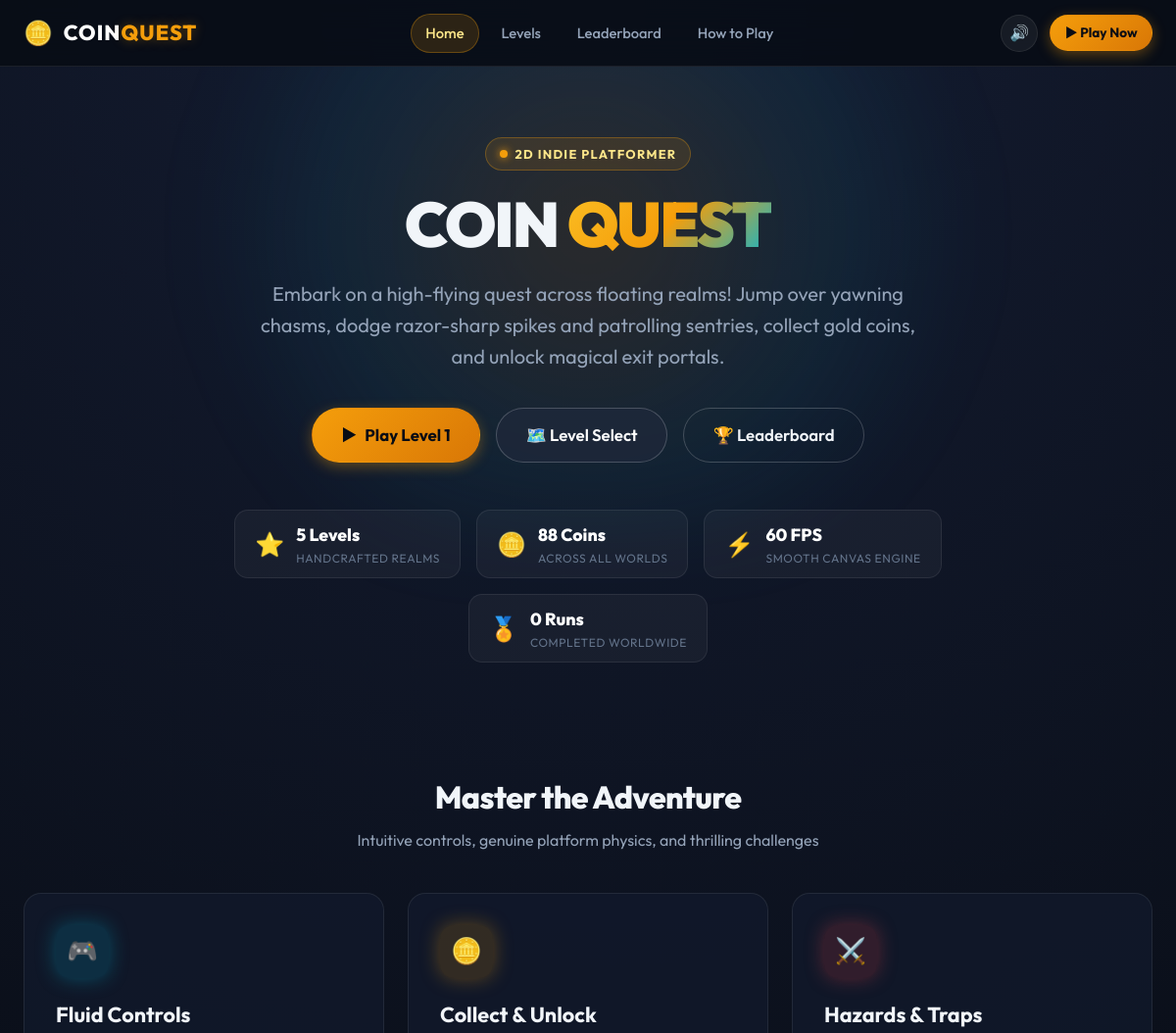
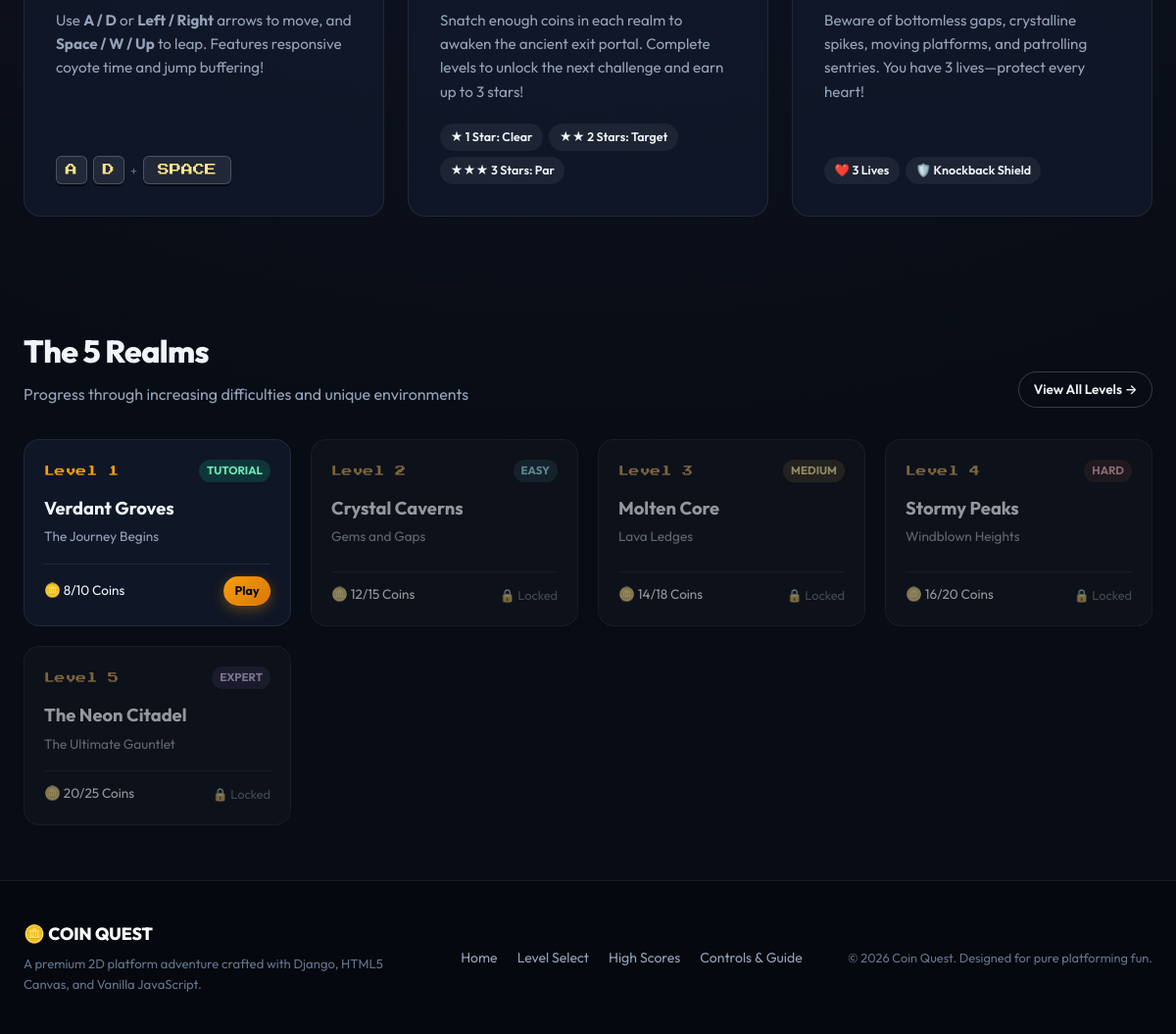
The page / on the database its author committed (2 pictures, top to bottom).
### game/models.py (models this page shows, shortened)
class Level(models.Model):
    DIFFICULTY_CHOICES = [
        ('Tutorial', 'Tutorial'),
        ('Easy', 'Easy'),
        ('Medium', 'Medium'),
        ('Hard', 'Hard'),
        ('Expert', 'Expert'),
    ]
    level_number = models.PositiveIntegerField(unique=True)
    title = models.CharField(max_length=100)
    subtitle = models.CharField(max_length=200, blank=True)
    description = models.TextField(blank=True)
    target_coins = models.PositiveIntegerField(
        default=10,
        help_text="Coins required to open the exit portal."
    )
    total_coins = models.PositiveIntegerField(
        default=15,
        help_text="Total coins placed in this level."
    )
    par_time_seconds = models.PositiveIntegerField(
        default=60,
        help_text="Target completion time in seconds."
    )
    difficulty = models.CharField(
        max_length=20,
        choices=DIFFICULTY_CHOICES,
        default='Easy'
    )
    is_active = models.BooleanField(default=True)
    created_at = models.DateTimeField(auto_now_add=True)
    class Meta:
        ordering = ['level_number']
        verbose_name = 'Level'
        verbose_name_plural = 'Levels'

### game/views.py (the view)
# urls.py: path('', views.home_view, name='home'),
@ensure_csrf_cookie
def home_view(request):
    ensure_default_levels()
    unlocked = get_unlocked_levels(request)
    try:
        levels = list(Level.objects.filter(is_active=True).order_by('level_number'))
        top_scores = list(ScoreRecord.objects.select_related('level').order_by('-score')[:5])
        total_runs = ScoreRecord.objects.count()
    except Exception:
        levels = []
        top_scores = []
        total_runs = 0
    if not levels:
        levels = _get_dummy_levels()
    player_name = 'Adventurer'
    try:
        player_name = request.session.get('player_name', 'Adventurer')
    except Exception:
        pass
    context = {
        'levels': levels,
        'unlocked_levels': unlocked,
        'highest_unlocked': max(unlocked) if unlocked else 1,
        'top_scores': top_scores,
        'total_runs': total_runs,
        'player_name': player_name,
    }
    return render(request, 'game/home.html', context)

### game/views.py (called while the page is built)
def ensure_default_levels():
    try:
        if Level.objects.count() < len(DEFAULT_LEVELS):
            for data in DEFAULT_LEVELS:
                Level.objects.get_or_create(
                    level_number=data['level_number'],
                    defaults=data
                )
    except Exception:
        pass

def get_unlocked_levels(request):
    try:
        unlocked = request.session.get('unlocked_levels')
    except Exception:
        unlocked = None
    if not unlocked or not isinstance(unlocked, list):
        unlocked = [1]
        try:
            request.session['unlocked_levels'] = unlocked
        except Exception:
            pass
    return unlocked

### game/templates/game/home.html (shortened to what this page needs)
{% extends 'game/base.html' %}
{% load static %}
{% block content %}
<section class="hero-section">
  <div class="hero-backdrop"></div>
  <div class="hero-content">
    <div class="hero-badge">
      <span class="badge-dot"></span> 2D INDIE PLATFORMER
    </div>
    <h1 class="hero-title">
      COIN <span class="text-gradient">QUEST</span>
    </h1>
    <p class="hero-subtitle">
      Embark on a high-flying quest across floating realms! Jump over yawning chasms, dodge razor-sharp spikes and patrolling sentries, collect gold coins, and unlock magical exit portals.
    </p>
    <div class="hero-cta-group">
      <a href="{% url 'game:play' highest_unlocked %}" class="btn btn-primary btn-lg pulse-glow" id="hero-play-btn">
        <span class="btn-icon-prefix">▶</span> Play Level {{ highest_unlocked }}
      </a>
      <a href="{% url 'game:levels' %}" class="btn btn-secondary btn-lg" id="hero-levels-btn">
        🗺️ Level Select
      </a>
      <a href="{% url 'game:scores' %}" class="btn btn-outline btn-lg" id="hero-scores-btn">
        🏆 Leaderboard
      </a>
    </div>
    <div class="hero-stats-bar">
      <div class="stat-pill">
        <span class="stat-icon">⭐</span>
        <div class="stat-info">
          <span class="stat-val">5 Levels</span>
          <span class="stat-lbl">Handcrafted Realms</span>
        </div>
      </div>
      <div class="stat-pill">
        <span class="stat-icon">🪙</span>
        <div class="stat-info">
          <span class="stat-val">88 Coins</span>
          <span class="stat-lbl">Across All Worlds</span>
        </div>
      </div>
      <div class="stat-pill">
        <span class="stat-icon">⚡</span>
        <div class="stat-info">
          <span class="stat-val">60 FPS</span>
          <span class="stat-lbl">Smooth Canvas Engine</span>
        </div>
      </div>
      <div class="stat-pill">
        <span class="stat-icon">🏅</span>
        <div class="stat-info">
          <span class="stat-val">{{ total_runs }} Runs</span>
          <span class="stat-lbl">Completed Worldwide</span>
        </div>
      </div>
    </div>
  </div>
</section>
<section class="section-container">
  <div class="section-header text-center">
    <h2 class="section-title">Master the Adventure</h2>
    <p class="section-subtitle">Intuitive controls, genuine platform physics, and thrilling challenges</p>
  </div>
  <div class="cards-grid three-col">
    <div class="feature-card">
      <div class="card-icon-wrapper cyan-glow">
        <span class="card-icon">🎮</span>
      </div>
      <h3 class="card-title">Fluid Controls</h3>
      <p class="card-text">
        Use <strong>A / D</strong> or <strong>Left / Right</strong> arrows to move, and <strong>Space / W / Up</strong> to leap. Features responsive coyote time and jump buffering!
      </p>
      <div class="key-hints">
        <span class="key-cap">A</span>
        <span class="key-cap">D</span>
        <span class="key-sep">+</span>
        <span class="key-cap key-space">SPACE</span>
      </div>
    </div>
    <div class="feature-card">
      <div class="card-icon-wrapper gold-glow">
        <span class="card-icon">🪙</span>
      </div>
      <h3 class="card-title">Collect & Unlock</h3>
      <p class="card-text">
        Snatch enough coins in each realm to awaken the ancient exit portal. Complete levels to unlock the next challenge and earn up to 3 stars!
      </p>
      <div class="key-hints">
        <span class="star-pill">★ 1 Star: Clear</span>
        <span class="star-pill">★★ 2 Stars: Target</span>
        <span class="star-pill">★★★ 3 Stars: Par</span>
      </div>
    </div>
    <div class="feature-card">
      <div class="card-icon-wrapper red-glow">
        <span class="card-icon">⚔️</span>
      </div>
      <h3 class="card-title">Hazards & Traps</h3>
      <p class="card-text">
        Beware of bottomless gaps, crystalline spikes, moving platforms, and patrolling sentries. You have 3 lives—protect every heart!
      </p>
      <div class="key-hints">
        <span class="heart-pill">❤️ 3 Lives</span>
        <span class="heart-pill">🛡️ Knockback Shield</span>
      </div>
    </div>
  </div>
</section>
<section class="section-container">
  <div class="section-header-flex">
    <div>
      <h2 class="section-title">The 5 Realms</h2>
      <p class="section-subtitle">Progress through increasing difficulties and unique environments</p>
    </div>
    <a href="{% url 'game:levels' %}" class="btn btn-outline btn-sm">View All Levels →</a>
  </div>
  <div class="levels-preview-grid">
    {% for lvl in levels %}
      <div class="level-mini-card {% if lvl.level_number in unlocked_levels %}unlocked{% else %}locked{% endif %}">
        <div class="mini-card-header">
          <span class="mini-lvl-badge">Level {{ lvl.level_number }}</span>
          <span class="mini-diff-badge diff-{{ lvl.difficulty|lower }}">{{ lvl.difficulty }}</span>
        </div>
        <h3 class="mini-card-title">{{ lvl.title }}</h3>
        <p class="mini-card-desc">{{ lvl.subtitle }}</p>
        <div class="mini-card-footer">
          <span class="mini-coin-target">🪙 {{ lvl.target_coins }}/{{ lvl.total_coins }} Coins</span>
          {% if lvl.level_number in unlocked_levels %}
            <a href="{% url 'game:play' lvl.level_number %}" class="btn btn-primary btn-xs">Play</a>
          {% else %}
            <span class="locked-icon" title="Locked">🔒 Locked</span>
          {% endif %}
        </div>
      </div>
    {% endfor %}
  </div>
</section>
{% endblock %}

### game/templates/game/base.html (shortened to what this page needs)
{% load static %}
<!DOCTYPE html>
<html lang="en">
<head>
  <link rel="stylesheet" href="{% static 'game/css/style.css' %}">
</head>
<body class="site-body">
  <header class="site-header">
    <div class="header-container">
      <a href="{% url 'game:home' %}" class="brand-logo" id="nav-brand-logo">
        <span class="coin-icon-spin" aria-hidden="true">🪙</span>
        <span class="brand-text">COIN<span class="brand-accent">QUEST</span></span>
      </a>
      <nav class="site-nav" aria-label="Main Navigation">
        <ul class="nav-list">
          <li>
            <a href="{% url 'game:home' %}" class="nav-link {% if request.resolver_match.url_name == 'home' %}active{% endif %}" id="nav-home">
              Home
            </a>
          </li>
          <li>
            <a href="{% url 'game:levels' %}" class="nav-link {% if request.resolver_match.url_name == 'levels' %}active{% endif %}" id="nav-levels">
              Levels
            </a>
          </li>
          <li>
            <a href="{% url 'game:scores' %}" class="nav-link {% if request.resolver_match.url_name == 'scores' %}active{% endif %}" id="nav-scores">
              Leaderboard
            </a>
          </li>
          <li>
            <a href="{% url 'game:how_to_play' %}" class="nav-link {% if request.resolver_match.url_name == 'how_to_play' %}active{% endif %}" id="nav-how-to-play">
              How to Play
            </a>
          </li>
        </ul>
      </nav>
      <div class="header-actions">
        <button id="global-sound-toggle" class="btn-icon" aria-label="Toggle sound effects" title="Toggle Sound">
          <span class="sound-icon" id="sound-icon-display">🔊</span>
        </button>
        <a href="{% url 'game:play_default' %}" class="btn btn-primary btn-sm play-cta-btn" id="nav-play-btn">
          ▶ Play Now
        </a>
      </div>
    </div>
  </header>
  <main class="site-main" id="main-content">
    {% block content %}{% endblock %}
  </main>
  <footer class="site-footer">
    <div class="footer-container">
      <div class="footer-info">
        <div class="footer-logo">🪙 COIN QUEST</div>
        <p class="footer-desc">A premium 2D platform adventure crafted with Django, HTML5 Canvas, and Vanilla JavaScript.</p>
      </div>
      <div class="footer-links">
        <a href="{% url 'game:home' %}">Home</a>
        <a href="{% url 'game:levels' %}">Level Select</a>
        <a href="{% url 'game:scores' %}">High Scores</a>
        <a href="{% url 'game:how_to_play' %}">Controls & Guide</a>
      </div>
      <div class="footer-copy">
        &copy; 2026 Coin Quest. Designed for pure platforming fun.
      </div>
    </div>
  </footer>
</body>
</html>

### rows shown on the page
Level: level_number "1", difficulty "TUTORIAL", title "Verdant Groves", subtitle "The Journey Begins", target_coins "8", total_coins "10", shows "Play"
Level: level_number "2", difficulty "EASY", title "Crystal Caverns", subtitle "Gems and Gaps", target_coins "12", total_coins "15", shows "🔒 Locked"
Level: level_number "3", difficulty "MEDIUM", title "Molten Core", subtitle "Lava Ledges", target_coins "14", total_coins "18", shows "🔒 Locked"
Level: level_number "4", difficulty "HARD", title "Stormy Peaks", subtitle "Windblown Heights", target_coins "16", total_coins "20", shows "🔒 Locked"
Level: level_number "5", difficulty "EXPERT", title "The Neon Citadel", subtitle "The Ultimate Gauntlet", target_coins "20", total_coins "25", shows "🔒 Locked"

### other values the page prints
{{ highest_unlocked }} "1"
{{ total_runs }} "0"
